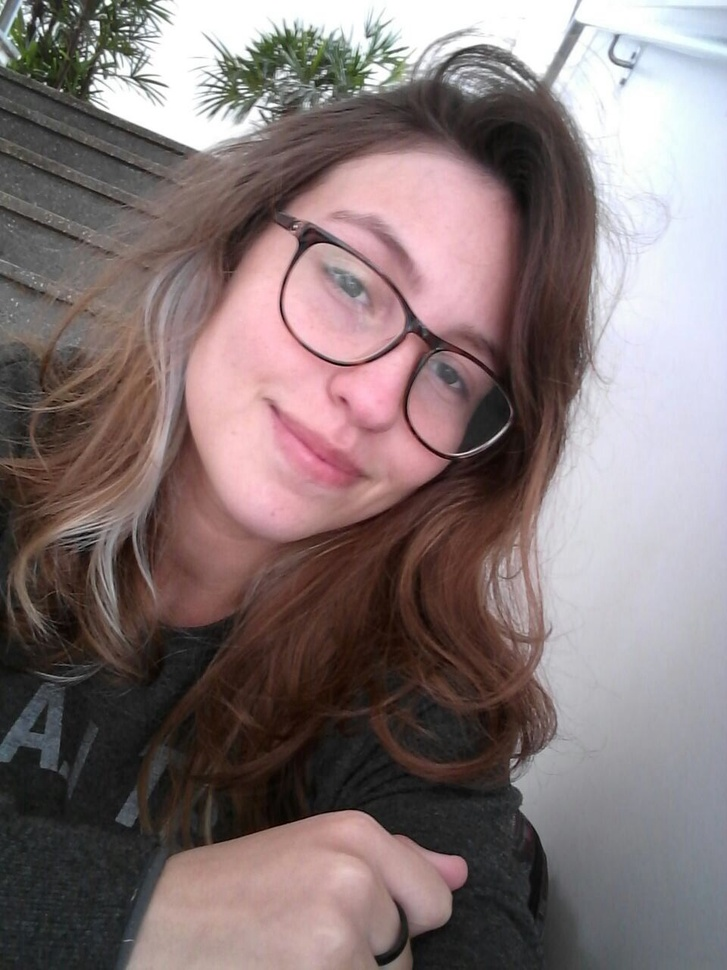
#> input picture Python Scripts/datasetTest/ge.JPG, 727 x 970 px, shrunk from 960 x 1280 before the run, given in place of video.mp4, which was not available
$ python ExercicioAula2.py   (older library calls are emulated)
#> lines starting #> are read from the running program, lines starting #| are printed output that depends on the picture; after the words box and inside, x2 and y2 are one past the last pixel; in counts of white or black regions, pixels touching at a corner belong together; pictures that were not available may be replaced by others from this repository, and a replacement may not be noted
import cv2
import numpy as np
import time

def nothing(x):
    pass

def MedianBlur(frame):
    global dest

    medianBlurKernel = cv2.getTrackbarPos('Median Blur', 'Aula2')

    dest = frame.copy()

    cv2.medianBlur(frame, medianBlurKernel, dest)

    time.sleep(1/180)
    cv2.imshow('Aula2', dest)


def GaussianBlur(frame):
    global dest

    gaussianBlurKernel = cv2.getTrackbarPos('Gaussian Blur', 'Aula2')

    dest = frame.copy()

    cv2.GaussianBlur(frame, (gaussianBlurKernel, gaussianBlurKernel), 10, dest)

    time.sleep(1/180)
    cv2.imshow('Aula2', dest)

def GetRBGFromInput(event, x, y, flags, param):

    if event == cv2.EVENT_LBUTTONDOWN:  # checks mouse left button down condition
        colorsB = frame[y, x, 0]
        colorsG = frame[y, x, 1]
        colorsR = frame[y, x, 2]
        colors = frame[y, x]
        print("Red: ", colorsR)
        print("Green: ", colorsG)
        print("Blue: ", colorsB)
        print("BRG Format: ", colors)
        print("Coordinates of pixel: X: ", x, "Y: ", y)


def clamp(value, smallest, largest):
    return max(smallest, min(value, largest))

cv2.namedWindow('Aula2')
cv2.setMouseCallback('Aula2', GetRBGFromInput)

cv2.createTrackbar("Median Blur", 'Aula2', 1, 11, nothing)
cv2.createTrackbar("Gaussian Blur", 'Aula2', 1, 11, nothing)
switch = "0 : Median Blur \n1 : Gaussian Blur"
cv2.createTrackbar(switch, 'Aula2', 0, 1, nothing)

cap = cv2.VideoCapture('c:/video.mp4')

if cap.isOpened() == False:
    print("ERROR: FILE NOT FOUND OR WRONG CODEC USED")


while cap.isOpened:
    ret, frame = cap.read()
#> frame is the input picture: shape (970, 727, 3); mean B, G, R 117.5, 117.1, 131.5
    dest = np.copy(frame)

    if ret:

        medianBlurKernel = cv2.getTrackbarPos("Median Blur", 'Aula2')
        gaussianBlurKernel = cv2.getTrackbarPos("Gaussian Blur", 'Aula2')
        switchTrackBar = cv2.getTrackbarPos(switch, 'Aula2')

        if switchTrackBar == 0:
            blurredFrame = cv2.medianBlur(frame, medianBlurKernel)
        else:
            blurredFrame = cv2.GaussianBlur(
                frame, (gaussianBlurKernel, gaussianBlurKernel), 10)

        grayFrame = cv2.cvtColor(blurredFrame, cv2.COLOR_RGB2GRAY)
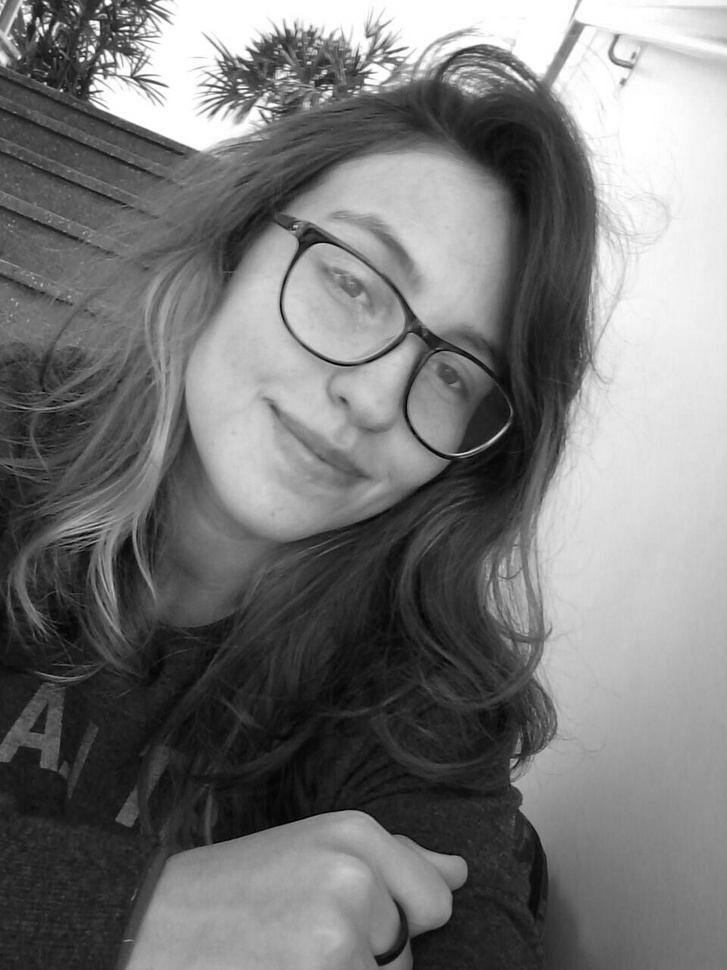
#> grayFrame: shape (970, 727); min 0, max 255, mean 118.9

        sobelx = cv2.Sobel(grayFrame, cv2.CV_64F, 1, 0, ksize=5)
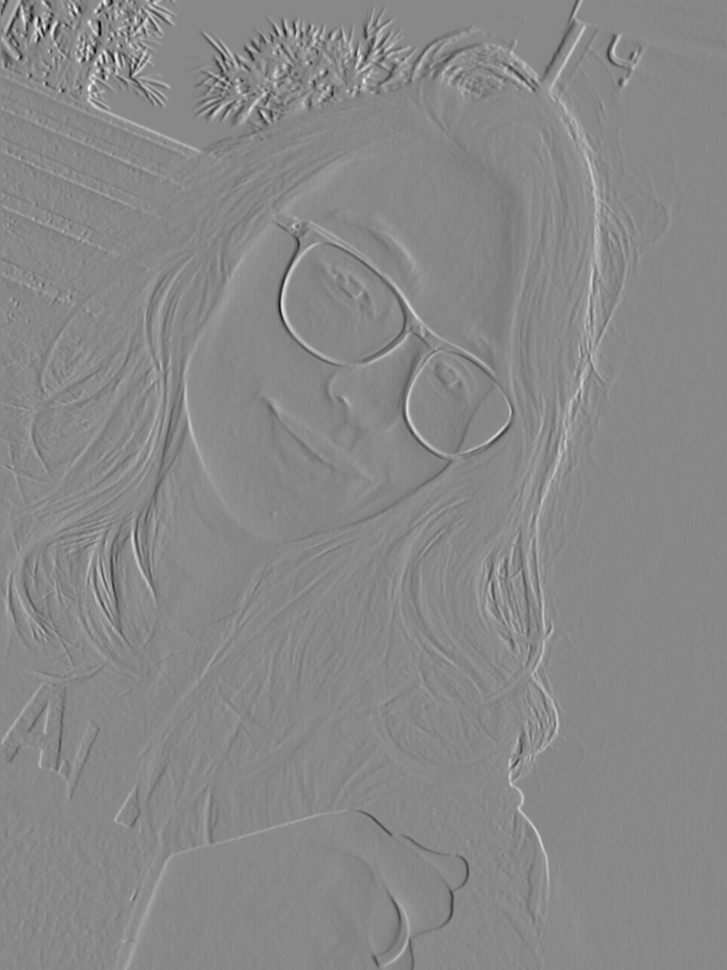
#> sobelx: shape (970, 727) float64; min -8927, max 7776, mean 23.1; drawn with min black and max white
        sobely = cv2.Sobel(grayFrame, cv2.CV_64F, 0, 1, ksize=5)
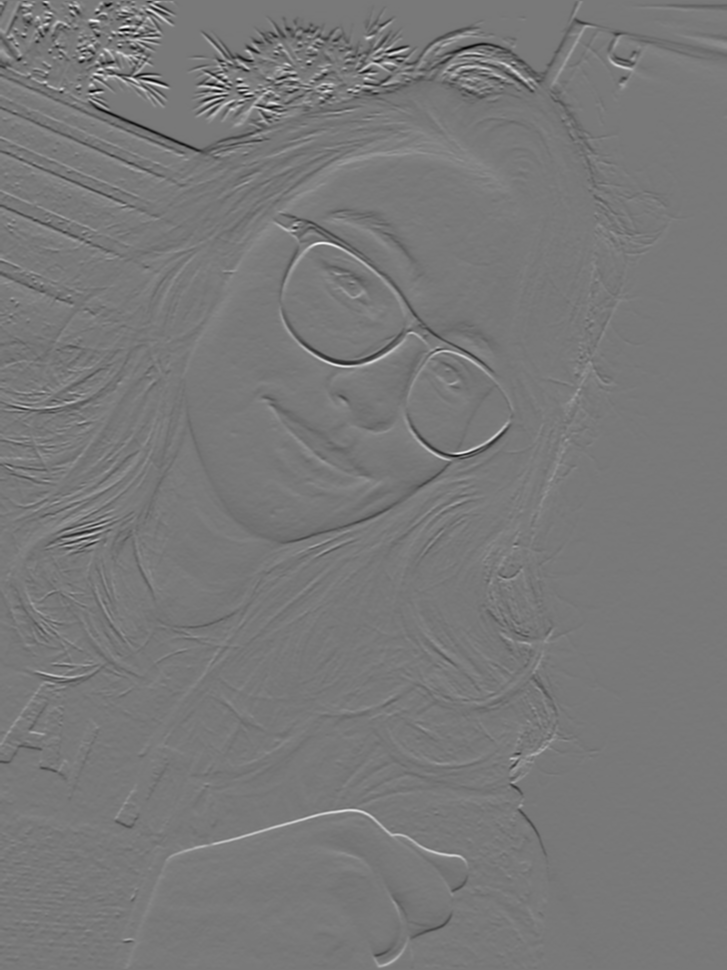
#> sobely: shape (970, 727) float64; min -8293, max 9150, mean -16.2; drawn with min black and max white
        blended = cv2.addWeighted(sobelx, 0.5, sobely, 0.5, 0)

        thresholdValue, frameThresholded = cv2.threshold(
            blended, 70, 255, cv2.THRESH_BINARY)
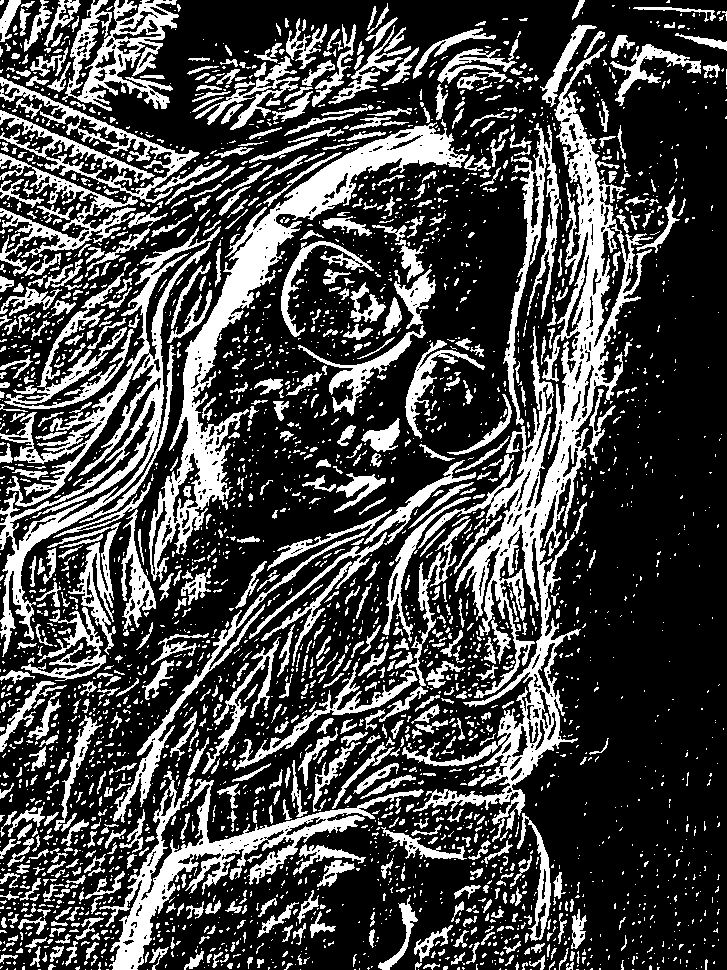
#> frameThresholded: shape (970, 727) float64; 28.3% white; 3230 white regions (2428 under 20 px), largest, box (x1, y1, x2, y2) and area: (402, 44, 653, 842) 28761, (149, 122, 468, 582) 16539, (0, 226, 221, 657) 12361

        time.sleep(1/180)
        cv2.imshow('Aula2', frameThresholded)


        if cv2.waitKey(1) & 0xFF == 27:
#> (key Esc is pressed here)
           break

    else:
        break


cap.release()
cv2.destroyAllWindows()
